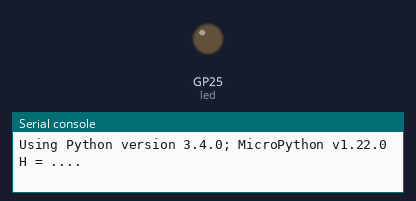
The program below on a simulated Raspberry Pi Pico running MicroPython. Shown: output pins drawn as LEDs (lit = HIGH), the last lines printed to the serial console. At 26.0 s the program stops and its outputs stay as they are.

Above: at 1.45 s.
At 25.2 s:
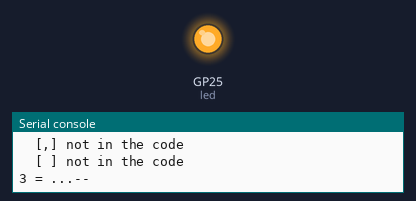
Timing chart, 0 to 27.2 s (numbered marks = the images above):
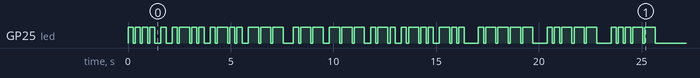

The program:

morse_generator.py
```python
from machine import Pin
import sys
import time
"""
Translate a string (hard-coded below)
into its morse equivalent.
"""
# Warning: MicroPython does not support print(f"...")

ON = 1
OFF = 0


led = Pin(25, Pin.OUT)  # Built-in led on Raspberry Pi Pico
# led = Pin('Y12')  # To use with https://micropython.org/unicorn/

def dash() -> None:
    global led
    led(ON)
    time.sleep_ms(500)  # time.sleep(0.5) would do it too.
    led(OFF)


def dot() -> None:
    global led
    led(ON)
    time.sleep_ms(250)
    led(OFF)


def blink_the_led(code: str) -> None:
    for idx in range(0, len(code)):
        elem = code[idx:idx+1]
        if elem == ".":
            dot()
        elif elem == "-":
            dash()
        time.sleep_ms(100)  # Between signs in a letter


MORSE_CODE = {
    "A": ".-",
    "B": "-...",
    "C": "-.-.",
    "D": "-..",
    "E": ".",
    "F": "..-.",
    "G": "--.",
    "H": "....",
    "I": "..",
    "J": ".---",
    "K": "-.-",
    "L": ".-..",
    "M": "--",
    "N": "-.",
    "O": "---",
    "P": ".--.",
    "Q": "--.-",
    "R": ".-.",
    "S": "...",
    "T": "-",
    "U": "..-",
    "V": "...-",
    "W": ".--",
    "X": "-..-",
    "Y": "-.--",
    "Z": "--..",
    "0": "-----",
    "1": ".----",
    "2": "..---",
    "3": "...--",
    "4": "....-",
    "5": ".....",
    "6": "-....",
    "7": "--...",
    "8": "---..",
    "9": "----."
}


def translate(to_translate: str) -> None:
    to_translate = to_translate.upper()
    for idx in range(0, len(to_translate)):
        # letter = to_translate[idx:idx+1]
        letter = to_translate[idx]
        if letter in MORSE_CODE:
            code = MORSE_CODE[letter]
            print("{} = {}".format(letter, code))
            blink_the_led(code)
        else:
            print("\t[{}] not in the code".format(letter))
        time.sleep_ms(200) # between letters in the text to translate


if __name__ == '__main__':
    print("Using Python version {}".format(sys.version))
    to_translate = "Hello World, 1, 2, 3"
    translate(to_translate)
    print("\n\tDone.")
```

Measured:
- by itself, GP25 (led): LOW → HIGH at 0.00 s, → LOW 0.25 s later, → HIGH 0.10 s later, → LOW 0.25 s later, … (94 changes in this stretch)
